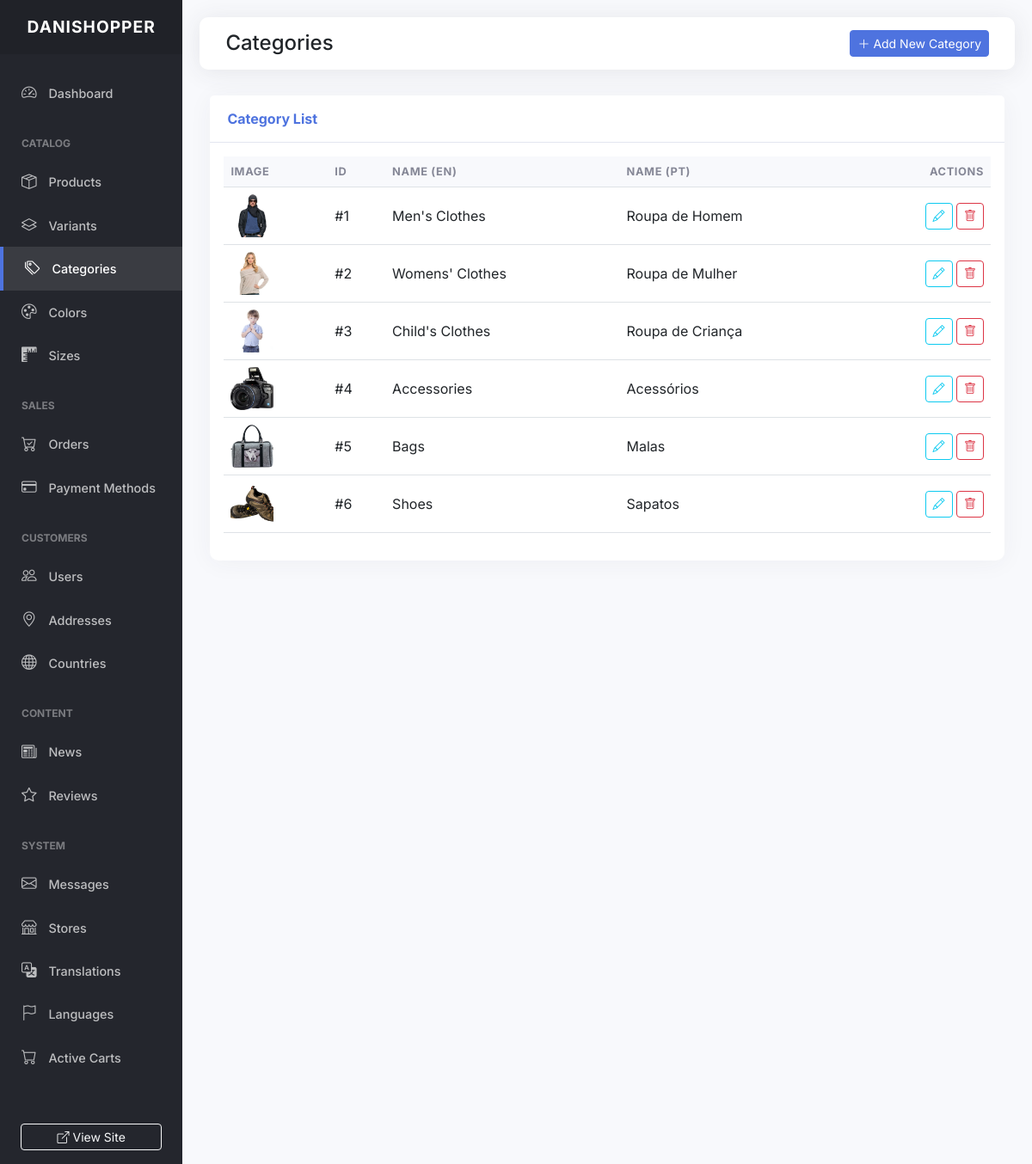
Screenshot of /backoffice/categories.php with the database file from the repository.
### tables this page shows
CREATE TABLE
  `categories` (
    `id` int (11) NOT NULL AUTO_INCREMENT,
    `image` varchar(255) DEFAULT NULL,
    PRIMARY KEY (`id`)
  );

CREATE TABLE
  `category_translations` (
    `id` int (11) NOT NULL AUTO_INCREMENT,
    `category_id` int (11) DEFAULT NULL,
    `lang_code` varchar(5) DEFAULT NULL,
    `name` varchar(255) DEFAULT NULL,
    PRIMARY KEY (`id`),
    UNIQUE KEY `category_id` (`category_id`, `lang_code`),
    KEY `lang_code` (`lang_code`),
    CONSTRAINT `category_translations_ibfk_1` FOREIGN KEY (`category_id`) REFERENCES `categories` (`id`),
    CONSTRAINT `category_translations_ibfk_2` FOREIGN KEY (`lang_code`) REFERENCES `lang` (`code`)
  );

### includes/functions.php (called while the page is built, shortened)
<?php
function db_get_all($table, $where = "1", $order = "id DESC", $limit = "")
{
    $sql = "SELECT * FROM $table WHERE $where ORDER BY $order";
    return my_query($sql);
}
function db_get_one($table, $where = "1")
{
    $sql = "SELECT * FROM $table WHERE $where LIMIT 1";
    $res = my_query($sql);
    return $res[0] ?? null;
}

### includes/db.php (called while the page is built, shortened)
<?php
$SETTINGS['conn'] = my_connect($SETTINGS);
function my_connect($SETTINGS)
{
    $conn = new mysqli($SETTINGS['servername'], $SETTINGS['username'], $SETTINGS['password'], $SETTINGS['dbname']);
    $conn->set_charset('utf8mb4');
    return $conn;
}
function my_query($sql, $debug = 0)
{
    global $SETTINGS;
    $result = $SETTINGS['conn']->query($sql);
    if (isset($result->num_rows)) {
        $arrRes = array();
        if ($result->num_rows > 0) {
            while ($row = $result->fetch_assoc()) {
                $arrRes[] = $row;
            }
        }
        return $arrRes;
    }
    return 0;
}

### backoffice/categories.php (the view, shortened to what this page needs)
<?php
$categories = db_get_all('categories', '1', 'id ASC');
include 'layout/header.php';
include 'layout/sidebar.php';
?>
<div id="content">
    <div class="topbar">
        <h2 class="h4 mb-0">Categories</h2>
        <a href="category_form.php" class="btn btn-primary btn-sm"><i class="bi bi-plus-lg"></i> Add New Category</a>
    </div>
    <div class="container-fluid">
        <div class="card">
            <div class="card-header">Category List</div>
            <div class="card-body">
                <div class="table-responsive">
                    <table class="table table-hover align-middle">
                        <thead>
                            <tr>
                                <th>Image</th>
                                <th>ID</th>
                                <th>Name (EN)</th>
                                <th>Name (PT)</th>
                                <th class="text-end">Actions</th>
                            </tr>
                        </thead>
                        <tbody>
                            <?php foreach ($categories as $c):
                                $t_gb = db_get_one("category_translations", "category_id = {$c['id']} AND lang_code = 'gb'");
                                $t_pt = db_get_one("category_translations", "category_id = {$c['id']} AND lang_code = 'pt'");
                            ?>
                                <tr>
                                    <td>
                                        <img src="../<?= $c['image'] ?>" class="img-preview" onerror="this.src='https://via.placeholder.com/50'">
                                    </td>
                                    <td>#<?= $c['id'] ?></td>
                                    <td><?= $t_gb['name'] ?? 'N/A' ?></td>
                                    <td><?= $t_pt['name'] ?? 'N/A' ?></td>
                                    <td class="text-end">
                                        <a href="category_form.php?id=<?= $c['id'] ?>" class="btn btn-sm btn-outline-info"><i class="bi bi-pencil"></i></a>
                                        <a href="category_delete.php?id=<?= $c['id'] ?>" class="btn btn-sm btn-outline-danger btn-delete"><i class="bi bi-trash"></i></a>
                                    </td>
                                </tr>
                            <?php endforeach; ?>
                        </tbody>
                    </table>
                </div>
            </div>
        </div>
    </div>
</div>
<?php include 'layout/footer.php'; ?>

### backoffice/layout/header.php (style rules this page uses)
:root { --sidebar-width: 260px; --primary-color: #4e73df; --secondary-color: #858796; --dark-bg: #1a1c23; --sidebar-bg: #24262d; --card-bg: #ffffff; }
body { font-family: 'Inter', sans-serif; background-color: #f8f9fc; overflow-x: hidden; }
#content { width: 100%; padding: 20px; min-height: 100vh; transition: all 0.3s; }
.topbar { background: #fff; padding: 15px 30px; margin-bottom: 30px; border-radius: 10px; box-shadow: 0 0.15rem 1.75rem 0 rgba(58, 59, 69, 0.1); display: flex; justify-content: space-between; align-items: center; }
.card { border: none; border-radius: 10px; box-shadow: 0 0.15rem 1.75rem 0 rgba(58, 59, 69, 0.05); margin-bottom: 30px; }
.card-header { background-color: #fff; border-bottom: 1px solid #e3e6f0; padding: 15px 20px; font-weight: 700; color: var(--primary-color); }
.btn-primary { background-color: var(--primary-color); border-color: var(--primary-color); }
.table thead th { background-color: #f8f9fc; text-transform: uppercase; font-size: 0.8rem; letter-spacing: 0.05em; font-weight: 700; color: var(--secondary-color); border-top: none; }
.img-preview { width: 50px; height: 50px; object-fit: cover; border-radius: 5px; }

### rows the page displays
categories: image (picture), id "1", category_translations.name "Men's Clothes", category_translations.name "Roupa de Homem"
categories: image (picture), id "2", category_translations.name "Womens' Clothes", category_translations.name "Roupa de Mulher"
categories: image (picture), id "3", category_translations.name "Child's Clothes", category_translations.name "Roupa de Criança"
categories: image (picture), id "4", category_translations.name "Accessories", category_translations.name "Acessórios"
categories: image (picture), id "5", category_translations.name "Bags", category_translations.name "Malas"
categories: image (picture), id "6", category_translations.name "Shoes", category_translations.name "Sapatos"
